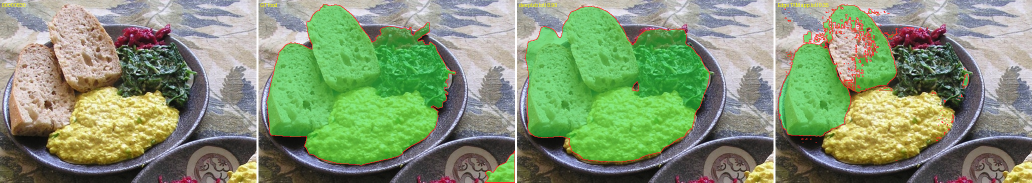
#> input picture tools/segmenter/spike_masks/examples/loss_-0.55_00000830.png, 2064 x 365 px, found by its file name (shown at 1/2 size); its folder holds 4 pictures in this run
$ python report.py
#> lines starting #> are read from the running program, lines starting #| are printed output that depends on the picture; after the words box and inside, x2 and y2 are one past the last pixel; in counts of white or black regions, pixels touching at a corner belong together; pictures that were not available may be replaced by others from this repository, and a replacement may not be noted
### tools/segmenter/spike_masks/scoring.py
#!/usr/bin/env python3
"""I/O and scoring-space helpers for the three methods in this spike.

The metrics themselves live in ``tools/segmenter/mask_quality.py`` (shared with
``run_validation.py``, which records them into lineage); this module re-exports
them and adds the anchor's file layout.

Everything is scored in one "scoring space": the anchor image resized so its
longer side is SCORE_SIZE (513, the segmenter's working resolution), aspect
preserved. deeplab's letterboxed argmax is exactly this canvas (top-left crop,
no resampling); EdgeTAM and Vision masks are nearest-resized into it. The
2-pixel boundary tolerance therefore means the same thing for every method.

GT food = every palette label except background (33), so unknown_food (34)
and unsupported_liquid (35) count as food: they are regions the segmenter is
asked to delineate, whatever the label. (The validation run excludes the
sentinels too — ``mask_quality`` takes the set as ``non_food``.)

Metrics:
  food_iou     union food vs background, per image.
  region_iou   GT regions are 8-connected components of the GT LABEL map (so two
               touching foods of different classes are two regions). Each GT
               region is matched to the predicted binary-mask component with
               the largest intersection; IoU of that pair (0 if none).
  boundary_f   Perazzi/DAVIS boundary F with a 2 px tolerance on the binary
               food mask.
"""

from __future__ import annotations

import json
import sys
from pathlib import Path

import numpy as np
from PIL import Image, ImageOps

sys.path.insert(0, str(Path(__file__).resolve().parents[1]))
from mask_quality import (  # noqa: E402  (re-exported for the run_*.py scripts)
    BACKGROUND, BOUNDARY_TOL, MIN_REGION_PX, SCORE_SIZE,
    boundary, boundary_f, components, content_shape, gt_regions, iou,
    label_components, region_ious,
)

REPO = Path(__file__).resolve().parents[3]
ANCHOR = REPO / "data/foodseg103_remapped_v2/heldout_leakfree"
OUT = Path(__file__).resolve().parent / "out"


def stems() -> list[str]:
    return sorted(p.stem for p in (ANCHOR / "images").iterdir() if p.suffix.lower() in {".jpg", ".png", ".jpeg"})


# [6 lines left out: function image_path, not called in this run]


def load_image(stem: str) -> Image.Image:
    """RGB, EXIF-rotated (masks match the rotated pixels — train.py does the same)."""
    return ImageOps.exif_transpose(Image.open(image_path(stem))).convert("RGB")


def score_shape(w: int, h: int) -> tuple[int, int]:
    """(sw, sh) of the scoring canvas for a native (w, h) image."""
    return content_shape(w, h, SCORE_SIZE)


def load_gt_labels(stem: str) -> np.ndarray:
    """GT label map nearest-resized into scoring space, uint8 [sh, sw]."""
    m = Image.open(ANCHOR / "masks" / f"{stem}.png")
    sw, sh = score_shape(*m.size)
    return np.asarray(m.resize((sw, sh), Image.NEAREST), dtype=np.uint8)


# [5 lines left out: function to_score_space, not called in this run]


def save_mask(mask: np.ndarray, path: Path) -> None:
    path.parent.mkdir(parents=True, exist_ok=True)
    Image.fromarray(mask.astype(np.uint8) * 255).save(path)


def load_mask(path: Path) -> np.ndarray:
    return np.asarray(Image.open(path).convert("L")) > 127


def score_image(pred: np.ndarray, labels: np.ndarray) -> dict:
    """Binary food mask ``pred`` against the GT label map; regions are matched to
    components of the binary mask (the spike's union-mask reading)."""
    gt = labels != BACKGROUND
    return {
        "food_iou": iou(pred, gt),
        "boundary_f": boundary_f(pred, gt),
        "region_ious": region_ious(pred, gt_regions(labels)),
    }


def score_method(mask_dir: Path) -> dict:
    """Score every <stem>.png under mask_dir; returns per-image and mean metrics."""
    per_image = {}
    for stem in stems():
        pred = load_mask(mask_dir / f"{stem}.png")
#> in load_mask, `return np.asarray(Image.open(path).convert("L")) > 127`:
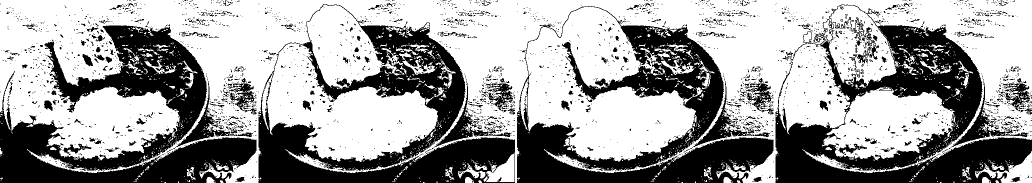
#> returned value: shape (365, 2064) bool (shown at 1/2 size); 62.4% white; 2878 black regions (2643 under 20 px), largest, box (x1, y1, x2, y2) and area: (1551, 9, 2064, 365) 64978, (0, 51, 513, 365) 63502, (1034, 12, 1547, 365) 59566
        per_image[stem] = score_image(pred, load_gt_labels(stem))
#> in load_gt_labels, m is the input picture: PIL image 2064x365 RGB; mean R, G, B 131, 148.1, 114.6
#> in load_gt_labels, `return np.asarray(m.resize((sw, sh), Image.NEAREST), dtype=np.uint8)`:
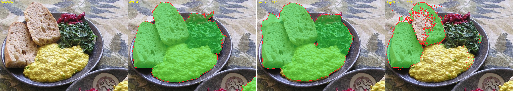
#> returned value: shape (91, 513, 3); mean of channels 0, 1, 2 130.6, 147.7, 114.1; drawn as R, G, B
#> in score_image, `gt = labels != BACKGROUND`:
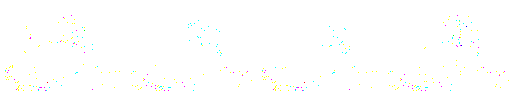
#> gt: shape (91, 513, 3) bool; mean of channels 0, 1, 2 0.997, 0.999, 0.996; drawn as R, G, B
    return {"per_image": per_image, "mean": summarise(per_image)}


# [9 lines left out: function summarise, not called in this run]


def write_json(obj, path: Path) -> None:
    path.parent.mkdir(parents=True, exist_ok=True)
    path.write_text(json.dumps(obj, indent=1))


# [5 lines that do not run on import are left out]

### tools/segmenter/mask_quality.py
#!/usr/bin/env python3
"""Class-agnostic mask-quality metrics (MD-29, segmenter-foundation Decision 37).

MD-29 re-scoped the segmenter from "predict the right class" to "produce clean,
coherent food masks with a good ranked shortlist", because the user fixes a wrong
class with a tap and cannot fix a wrong region. These are the numbers that
measure that, first computed by the EdgeTAM spike
(``tools/segmenter/spike_masks/RESULTS.md``) and recorded by every validation
run since (``run_validation.py`` → lineage ``metrics.mask_quality``).

Every metric takes label maps in one scoring space: the image resized so its
longer side is the segmenter's working resolution (513), aspect preserved, with
NO letterbox padding (``content_shape``). A 2 px boundary tolerance then means
the same thing on every image.

``non_food`` is the set of class indices that are NOT food regions. The
validation run passes the palette's special channels (background 33,
unknown_food 34, unsupported_liquid 35); the spike passed background only.

  food_iou       IoU of the binary food mask (label not in ``non_food``), pred vs GT.
  region_iou     GT regions are 8-connected components of the GT label map per
                 class (touching foods of different classes are two regions),
                 ≥ MIN_REGION_PX. Each is matched to the predicted label-map
                 component with the largest intersection; IoU of that pair, 0
                 when nothing overlaps. Mean over regions, not images.
  boundary_f     Perazzi/DAVIS boundary F on the binary food mask, 2 px tolerance.
  shortlist_hit  Softmax mean-pooled inside each GT region, ranked over the food
                 classes; hit when the region's true class is in the top 3.

Pure numpy (no torch, no scipy) so it imports under the torch-free test suite
and inside the training venv alike. The 8-connected labelling is a vectorised
hook-and-compress union-find; the morphology is 3x3 shifts.
"""

from __future__ import annotations

from datetime import datetime, timezone
from typing import Any, Iterable, Mapping, Sequence

import numpy as np

BACKGROUND = 33
SCORE_SIZE = 513
BOUNDARY_TOL = 2
MIN_REGION_PX = 64  # GT components smaller than this (in scoring space) are ignored
TOP_K = 3

_OFFSETS_8 = tuple((dy, dx) for dy in (-1, 0, 1) for dx in (-1, 0, 1) if (dy, dx) != (0, 0))
# Forward half of the 8-neighbourhood: every unordered adjacent pair once.
_FORWARD_4 = ((0, 1), (1, -1), (1, 0), (1, 1))


# ── scoring space ───────────────────────────────────────────────────────────────

def content_shape(w: int, h: int, target: int = SCORE_SIZE) -> tuple[int, int]:
    """(sw, sh) the segmenter's letterbox gives a native (w, h) image: longer side
    to ``target``, aspect preserved, same rounding as train.py's val path."""
    s = target / max(w, h)
    return max(1, min(target, round(w * s))), max(1, min(target, round(h * s)))


# [49 lines left out: functions resample_nearest, _shifted, erode, dilate, not called in this run]


def boundary(mask: np.ndarray) -> np.ndarray:
    mask = np.asarray(mask, dtype=bool)
    return mask & ~erode(mask)


# ── connected components (8-connected, pure numpy) ──────────────────────────────

# [93 lines left out: functions label_components, components, _labels_to_components, region_labels, gt_regions, not called in this run]


# ── metrics ─────────────────────────────────────────────────────────────────────

def iou(a: np.ndarray, b: np.ndarray) -> float:
    a = np.asarray(a, dtype=bool)
    b = np.asarray(b, dtype=bool)
#> (the run stopped early here; a loop or call above may not have finished)

$ run again, on tools/segmenter/spike_masks/examples/win_+0.17_00003082.png
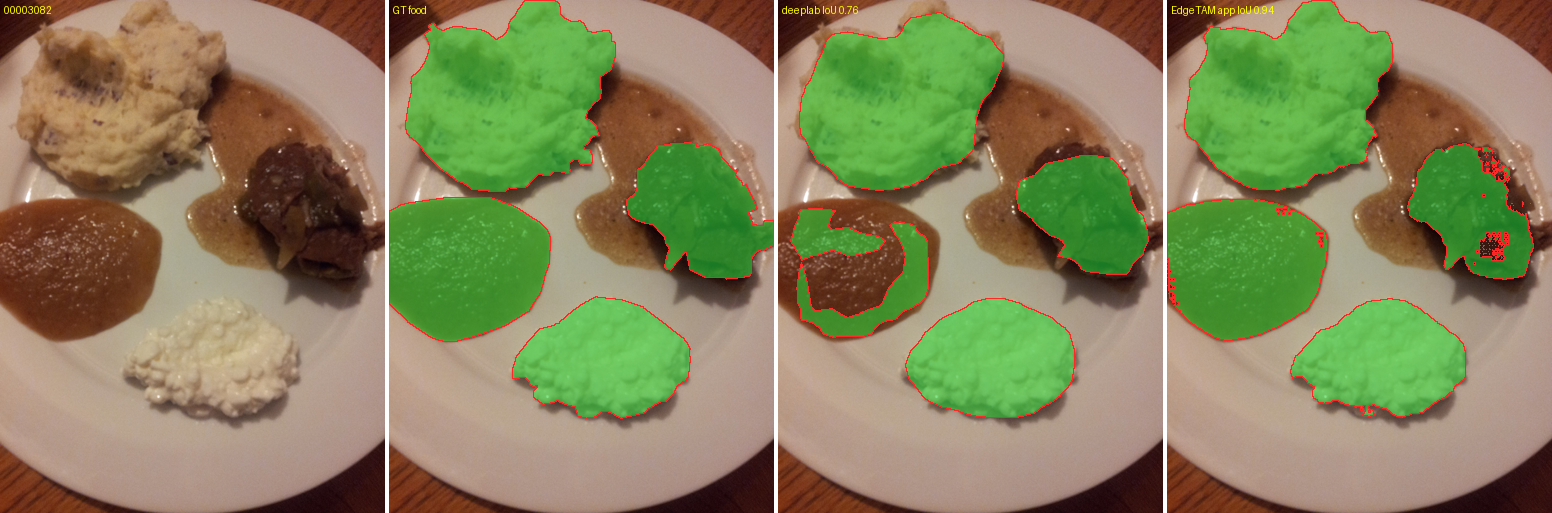
#> input picture tools/segmenter/spike_masks/examples/win_+0.17_00003082.png, 1552 x 513 px, found by its file name
#> in load_mask, `return np.asarray(Image.open(path).convert("L")) > 127`:
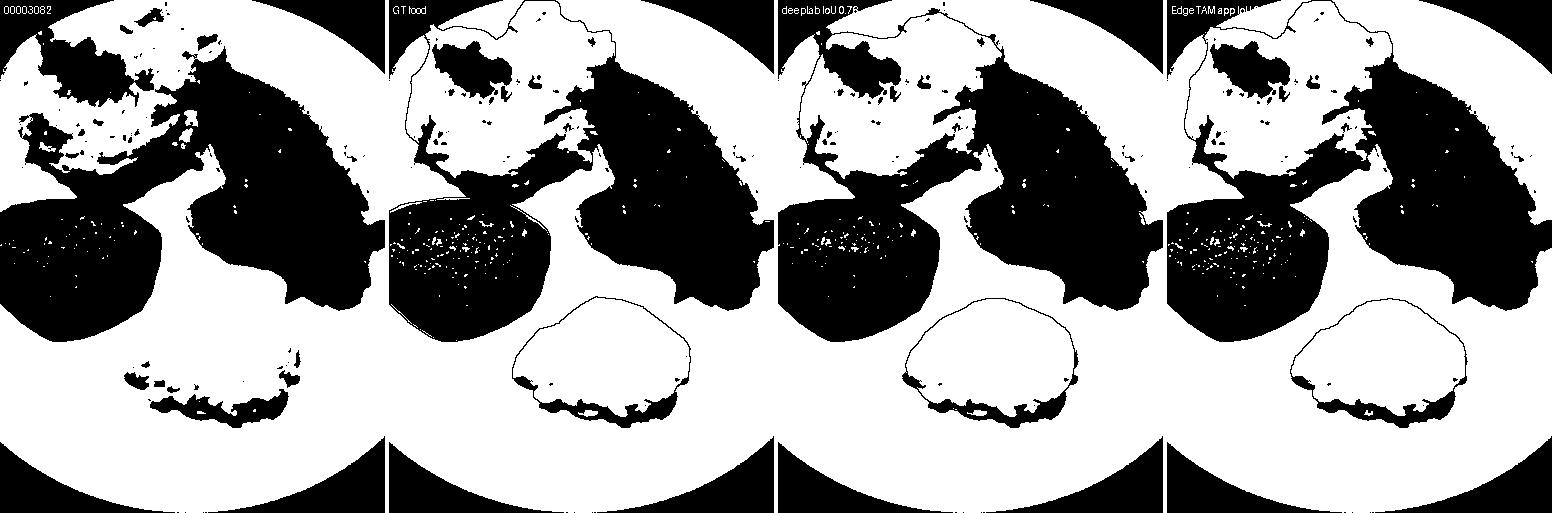
#> returned value: shape (513, 1552) bool; 61.2% white; 233 black regions (169 under 20 px), largest, box (x1, y1, x2, y2) and area: (778, 0, 1163, 342) 60211, (0, 46, 385, 342) 57386, (389, 0, 774, 342) 57029
#> in load_gt_labels, m is the input picture: PIL image 1552x513 RGB; mean R, G, B 136.2, 132.9, 93.4
#> in score_image, `gt = labels != BACKGROUND`:
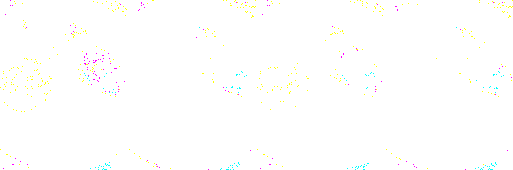
#> gt: shape (170, 513, 3) bool; mean of channels 0, 1, 2 0.998, 0.999, 0.995; drawn as R, G, B
